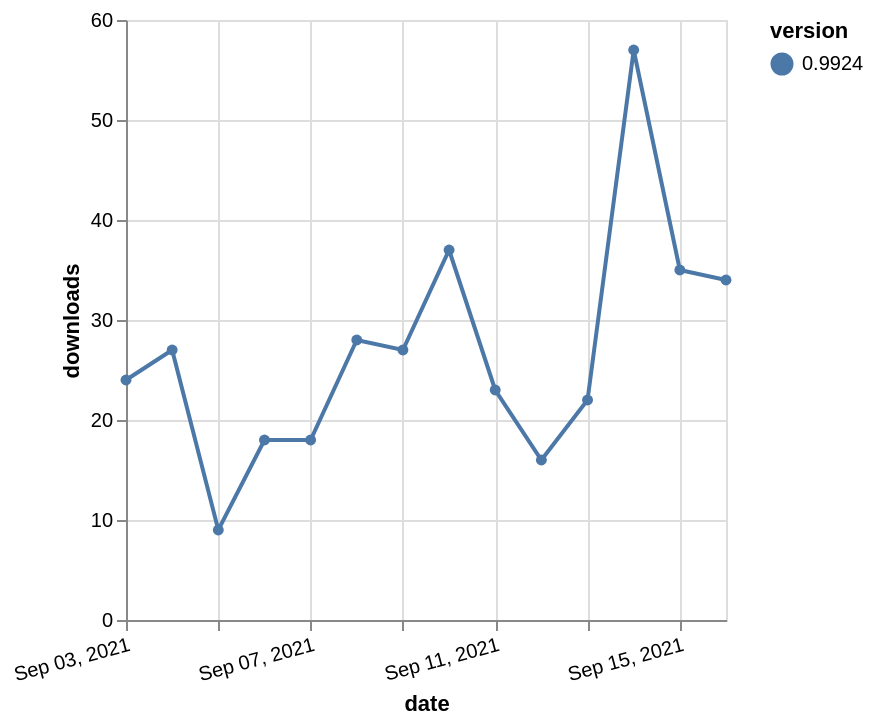

Describe this chart as a Vega-Lite specification.
### Vega-Lite specification from a JSON file in a GitHub repository (floating-point values rounded to 4 significant figures)
{"$schema": "https://vega.github.io/schema/vega-lite/v5.json", "description": "A simple bar chart with embedded data.", "data": {"values": [{"date": "2021-09-03", "total": 53346, "delta": 24, "version": "0.9924"}, {"date": "2021-09-04", "total": 53373, "delta": 27, "version": "0.9924"}, {"date": "2021-09-05", "total": 53382, "delta": 9, "version": "0.9924"}, {"date": "2021-09-06", "total": 53400, "delta": 18, "version": "0.9924"}, {"date": "2021-09-07", "total": 53418, "delta": 18, "version": "0.9924"}, {"date": "2021-09-08", "total": 53446, "delta": 28, "version": "0.9924"}, {"date": "2021-09-09", "total": 53473, "delta": 27, "version": "0.9924"}, {"date": "2021-09-10", "total": 53510, "delta": 37, "version": "0.9924"}, {"date": "2021-09-11", "total": 53533, "delta": 23, "version": "0.9924"}, {"date": "2021-09-12", "total": 53549, "delta": 16, "version": "0.9924"}, {"date": "2021-09-13", "total": 53571, "delta": 22, "version": "0.9924"}, {"date": "2021-09-14", "total": 53628, "delta": 57, "version": "0.9924"}, {"date": "2021-09-15", "total": 53663, "delta": 35, "version": "0.9924"}, {"date": "2021-09-16", "total": 53697, "delta": 34, "version": "0.9924"}]}, "width": "container", "mark": {"type": "line", "point": {"filled": true}}, "encoding": {"x": {"field": "date", "type": "temporal", "timeUnit": "yearmonthdate", "title": "date", "axis": {"labelAngle": -15}}, "y": {"field": "delta", "type": "quantitative", "title": "downloads"}, "color": {"field": "version", "type": "nominal"}, "tooltip": {"field": "delta"}}}
